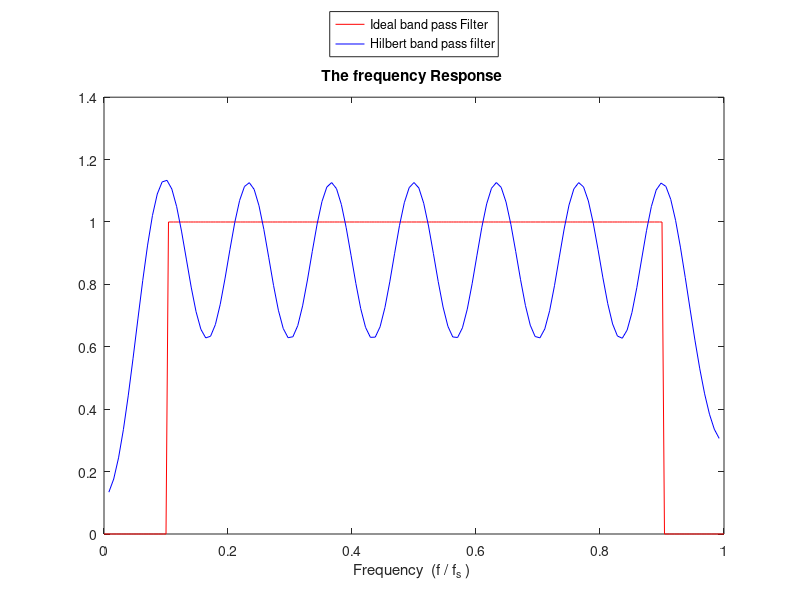
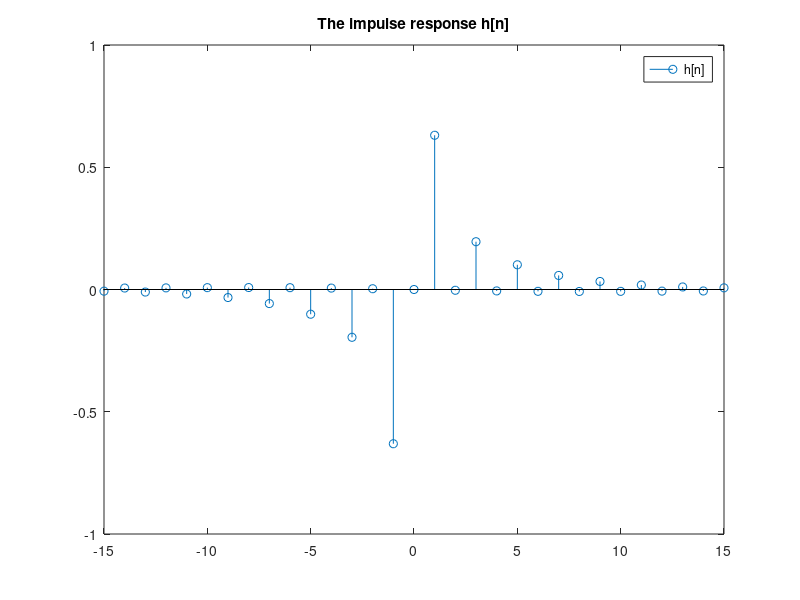

Write the MATLAB code that produced these figures, in order.
    % 電機碩一 r06921048 
    k=15;  % k is a input parameter
    Hd=[0,-0.8*1i,-1i*ones(1,k-2),-0.6*1j,0.6*1j,1j*ones(1,k-2),0.8*1i];
    h=fftshift(ifft(Hd));
    x=[-k:k];
    r = 4*10^-3; % resolution
    sb = 0:r:0.1; % stopband     
    pb = 0.1+r:r:0.9; %  passband 
  
    sb2= 0.9+r:r:1.0; % stopband  
    Hd0 = [ zeros(1,length(sb)),ones(1,length(pb)),zeros(1,length(sb2))]; % Ideal band Pass Filter
    x0 = 0:r:1; % range 0~0.5 f/fs
    % Plot two figure
    figure(1)   
    
    plot(x0,Hd0,'-r') ;
    title('The frequency Response ');
    hold on
    rf=zeros(1,length(0:r:1));
   
    fs = 1000;
    Nfft = 128;
    [H,F] = freqz(1,h,Nfft,fs);
    plot(F/fs*2,(H+3.5)/4,'-b') ;    
    xlabel('Frequency  (f / f_s ) ')
    legend('Ideal band pass Filter ','Hilbert band pass filter','Location','northOutside')
    
    figure(2)
    stem(x,h);
    title('The impulse response h[n]');
    legend('h[n]')
